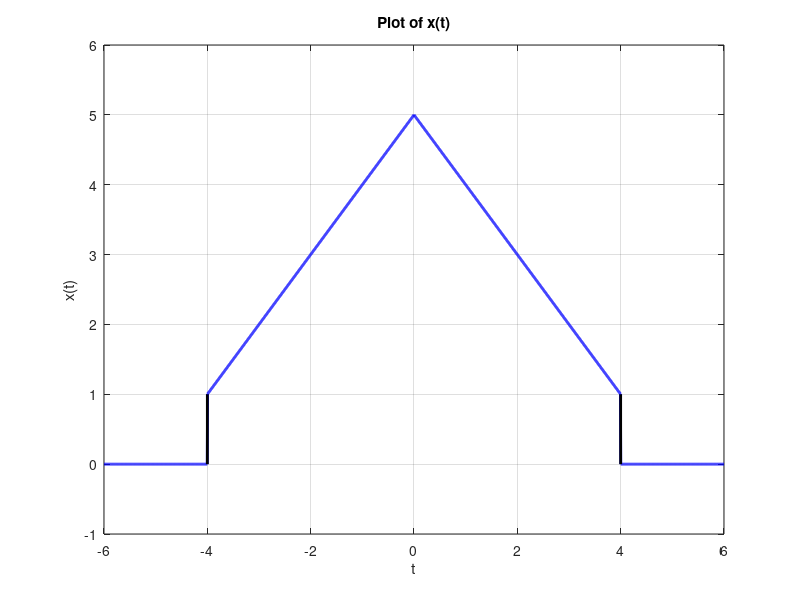

This chart was generated by the following MATLAB code:
% clear the command window, workspace, and close all figures
clc;
clear;
close all;

% 1) Define a time axis
t = linspace(-6, 6, 2001);
%   linspace(a, b, N) returns an N-point row vector of values 
%   linearly spaced between a and b. Here we go from t=–6 to t=+6
%   in 2001 steps (so Δt≈0.006).

% 2) Pre-allocate the output signal x(t) as all zeros
x = zeros(size(t));
%   zeros(M, N) makes an M×N array of zeros.  Here we use
%   zeros(size(t)) to get a vector the same length as t.

% 3) Fill in the “left” ramp: for –4 ≤ t ≤ 0, x = t + 5
idx1 = (t >= -4) & (t <= 0);
x(idx1) = t(idx1) + 5;
%   (t >= -4) & (t <= 0) is a logical vector selecting just
%   those t-values.  We then assign x = t+5 on that region.

% 4) Fill in the “right” ramp: for 0 < t ≤ 4, x = 5 – t
idx2 = (t > 0) & (t <= 4);
x(idx2) = 5 - t(idx2);

% 5) Everything else stays zero (since x was initialized to zeros)

% 6) Plot the result
figure;                   % opens a new figure window
plot(t, x, 'b', 'LineWidth', 2);
%   plot(X, Y, S, ...) plots Y versus X.  Here 'b' means blue line,
%   and 'LineWidth',2 makes the line thicker.

xlabel('t');              % label the horizontal axis
ylabel('x(t)');           % label the vertical axis
title('Plot of x(t)');    % give the plot a title
grid on;                  % turn on the background grid

% 7) enforce nice vertical drop at t=±4 by explicitly drawing
hold on;
plot([-4 -4], [0 1], 'k', 'LineWidth', 2);
plot([ 4  4], [0 1], 'k', 'LineWidth', 2);
hold off;

axis([-6 6 -1 6]);        % [xmin xmax ymin ymax] to frame the plot neatly
